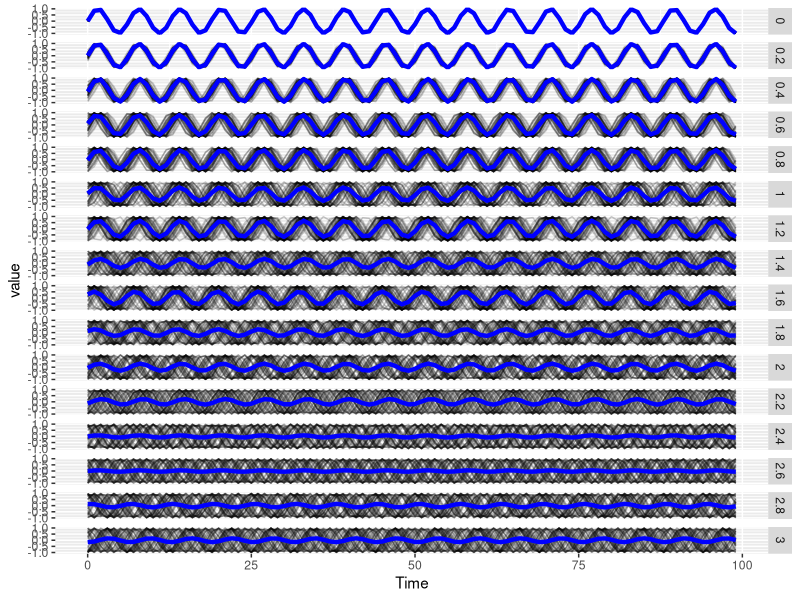

Here is the R script that generated this plot: (Note: this script raises an error after producing the figure.)
sim_phase_shifted <- function(n, noise, freq = 1 ,len = 100, return.wide = F){
  # A fucntion to simulate a population of n noisy sinusoidals, at frequency freq 
  # n: number of sinusoids
  # freq: sampling rate (in time unit)
  # noise: standard deviation phaseshift
  # len: length of simulations
  # return.matrix: returns data in wide or long format
  
  require(data.table)
  # Create a matrix of shifted times 
  time_matrix <- matrix(seq(0, len-1, freq), nrow = len, ncol = n)
  shifts <- rnorm(n, 0, noise)
  shifts <- matrix(shifts, nrow = len, ncol = n, byrow = T)
  time_matrix <- time_matrix + shifts

  # Replace each shifted time by it sine function
  sins <- sin(time_matrix)
  
  # Go to data.table
  sins <- as.data.table(sins)
  sins <- cbind(seq(0, len-1, freq), sins)
  colnames(sins)[1] <- "Time"
  if(return.wide){
    return(sins)  
  }
  
  # Format long data table
  sins <- melt(sins, id.vars = "Time")
  return(sins)
}


plot_sim <- function(data, alpha = 0.2){
  require(ggplot2)
  p <- ggplot(data, aes(x = Time, y = value)) + geom_line(aes(group = variable), alpha = alpha)
  p <- p + stat_summary(fun.y=mean, geom="line", colour = "blue", size = 1.5)
  p <- p + facet_grid(noise ~ .)
  p
}



# vector of noise?
noises <- seq(0.2, 3, 0.2)
n <- 50
len <- 100
multi_sim <- sim_phase_shifted(n, 0, len=len)
multi_sim$noise <- 0
for(noise in noises){
  temp <- sim_phase_shifted(n, noise, len=len)
  temp$noise <- noise
  multi_sim <- rbind(multi_sim, temp)
}

plot_sim(multi_sim)

DistMean <- dist_mean(data = multi_sim, condition = "noise", tcol = "Time", measure = "value", label = "variable")
p <- ggplot(DistMean, aes(x = as.factor(noise), y = euclid_to_mean)) + geom_boxplot(aes(group = noise)) + ggtitle("Euclidian distance to mean trajectory"); p

Clip <- multi_sim[, .(clip = wrap_clip(value, k = 5)), by = .(noise, variable)]
# Convert noise (condition) and variable (label) to integers to comply with overlap constrains
Clip[, ':=' (noise = as.integer(noise*10),
             variable = as.integer(gsub("V", "", as.character(variable), fixed = T)))]
Overlap <- overlap_clipping(data = Clip, condition = "noise", label = "variable", measure = "clip")
q <- ggplot(Overlap, aes(x = as.factor(noise), y = Overlap)) + geom_boxplot(aes(group  = noise)) + scale_x_discrete(labels = as.character(c(0,noises))) + ggtitle("Pairwise overlap of clipped trajectories") ; q


pdf("Plots_Large_Sim.pdf", width = 10)
plot_sim(multi_sim)
p
q
dev.off()
